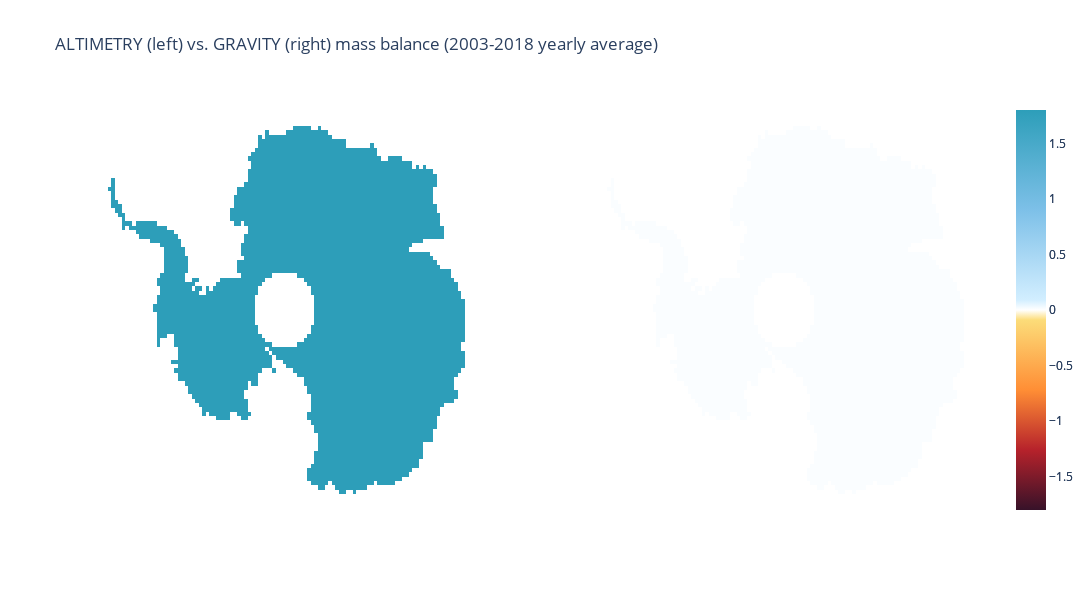

The notebook cell saved with this chart:
### Markdown cell above
# Variance

We observe data everywhere so there is none

### Code cell
# install make_subplots
fig = make_subplots(1, 2)

fig.update_layout(
    height = 600,
    width = 1300,
)

fig.add_trace(go.Heatmap(
    # mean or sum
    z = amb_pred_var,
    colorscale = nasa_cscale,
    zmid = 0,
    zmin = cscale_min,
    zmax = -cscale_min
    ), 1, 1)

fig.add_trace(go.Heatmap(
    # mean or sum
    z = gmb_pred_var,
    colorscale = nasa_cscale,
    zmid = 0,
    zmin = cscale_min,
    zmax = -cscale_min,
    ), 1, 2)

fig.update_layout(
    {"paper_bgcolor": "rgba(0, 0, 0, 0)", "plot_bgcolor": "rgba(0, 0, 0, 0)"})

fig.update_layout(
    title = "ALTIMETRY (left) vs. GRAVITY (right) mass balance (2003-2018 yearly average)",
)

fig.update_yaxes(visible = False, showticklabels = False)
fig.update_xaxes(visible = False, showticklabels = False)

fig.show()

### Figure 1 — Plotly figure (JSON) as saved in the notebook; plotly's stock layout.template omitted (floating-point values rounded to 4 significant figures; data arrays with more than 128 entries replaced by an {"elided": "..."} marker saying what was removed)
{"data": [{"colorscale": [[0, "#371229"], [0.15, "#B6222B"], [0.3, "#FF8E35"], [0.475, "#FCDC79"], [0.5, "white"], [0.525, "#D2EEFF"], [0.75, "#7DC0E8"], [1, "#2D9EB9"]], "type": "heatmap", "xaxis": "x", "yaxis": "y", "z": {"elided": "97x117 float values"}, "zmax": 1.801, "zmid": 0, "zmin": -1.801}, {"colorscale": [[0, "#371229"], [0.15, "#B6222B"], [0.3, "#FF8E35"], [0.475, "#FCDC79"], [0.5, "white"], [0.525, "#D2EEFF"], [0.75, "#7DC0E8"], [1, "#2D9EB9"]], "type": "heatmap", "xaxis": "x2", "yaxis": "y2", "z": {"elided": "97x117 float values"}, "zmax": 1.801, "zmid": 0, "zmin": -1.801}], "layout": {"height": 600, "paper_bgcolor": "rgba(0, 0, 0, 0)", "plot_bgcolor": "rgba(0, 0, 0, 0)", "title": {"text": "ALTIMETRY (left) vs. GRAVITY (right) mass balance (2003-2018 yearly average)"}, "width": 1300, "xaxis": {"anchor": "y", "domain": [0, 0.45], "showticklabels": false, "visible": false}, "xaxis2": {"anchor": "y2", "domain": [0.55, 1], "showticklabels": false, "visible": false}, "yaxis": {"anchor": "x", "domain": [0, 1], "showticklabels": false, "visible": false}, "yaxis2": {"anchor": "x2", "domain": [0, 1], "showticklabels": false, "visible": false}}}
